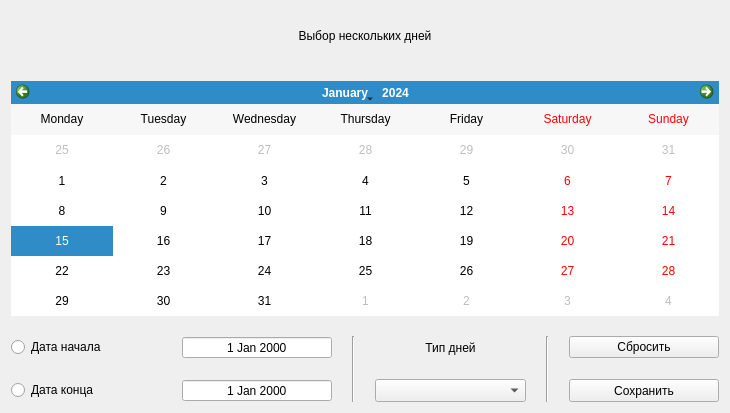
<?xml version="1.0" encoding="UTF-8"?>
<ui version="4.0">
 <class>SeveralDaysWindow</class>
 <widget class="QWidget" name="SeveralDaysWindow">
  <property name="windowModality">
   <enum>Qt::ApplicationModal</enum>
  </property>
  <property name="geometry">
   <rect>
    <x>0</x>
    <y>0</y>
    <width>730</width>
    <height>413</height>
   </rect>
  </property>
  <property name="windowTitle">
   <string>Несколько дней</string>
  </property>
  <layout class="QVBoxLayout" name="verticalLayout">
   <property name="spacing">
    <number>20</number>
   </property>
   <item>
    <widget class="QLabel" name="StepInfoLabel">
     <property name="sizePolicy">
      <sizepolicy hsizetype="Preferred" vsizetype="Minimum">
       <horstretch>0</horstretch>
       <verstretch>0</verstretch>
      </sizepolicy>
     </property>
     <property name="minimumSize">
      <size>
       <width>0</width>
       <height>50</height>
      </size>
     </property>
     <property name="text">
      <string>Выбор нескольких дней</string>
     </property>
     <property name="alignment">
      <set>Qt::AlignCenter</set>
     </property>
    </widget>
   </item>
   <item>
    <widget class="QCalendarWidget" name="DaysCalendar">
     <property name="horizontalHeaderFormat">
      <enum>QCalendarWidget::LongDayNames</enum>
     </property>
     <property name="verticalHeaderFormat">
      <enum>QCalendarWidget::NoVerticalHeader</enum>
     </property>
     <property name="navigationBarVisible">
      <bool>true</bool>
     </property>
     <property name="dateEditEnabled">
      <bool>false</bool>
     </property>
    </widget>
   </item>
   <item>
    <layout class="QGridLayout" name="gridLayout">
     <item row="2" column="5">
      <widget class="QPushButton" name="SaveButton">
       <property name="sizePolicy">
        <sizepolicy hsizetype="Minimum" vsizetype="Minimum">
         <horstretch>0</horstretch>
         <verstretch>0</verstretch>
        </sizepolicy>
       </property>
       <property name="text">
        <string>Сохранить</string>
       </property>
      </widget>
     </item>
     <item row="1" column="5">
      <widget class="QPushButton" name="ResetButton">
       <property name="text">
        <string>Сбросить</string>
       </property>
      </widget>
     </item>
     <item row="1" column="0">
      <widget class="QRadioButton" name="StartDateRButton">
       <property name="text">
        <string>Дата начала</string>
       </property>
      </widget>
     </item>
     <item row="2" column="0">
      <widget class="QRadioButton" name="EndDateRButton">
       <property name="text">
        <string>Дата конца</string>
       </property>
      </widget>
     </item>
     <item row="1" column="3">
      <widget class="QLabel" name="TypeDaysLabel">
       <property name="text">
        <string>Тип дней</string>
       </property>
       <property name="alignment">
        <set>Qt::AlignCenter</set>
       </property>
      </widget>
     </item>
     <item row="2" column="1">
      <widget class="QDateEdit" name="DateEndEdit">
       <property name="alignment">
        <set>Qt::AlignCenter</set>
       </property>
       <property name="buttonSymbols">
        <enum>QAbstractSpinBox::NoButtons</enum>
       </property>
      </widget>
     </item>
     <item row="1" column="2" rowspan="2">
      <widget class="Line" name="line">
       <property name="orientation">
        <enum>Qt::Vertical</enum>
       </property>
      </widget>
     </item>
     <item row="2" column="3">
      <widget class="QComboBox" name="TypeDaysCBox">
       <property name="sizePolicy">
        <sizepolicy hsizetype="Preferred" vsizetype="Minimum">
         <horstretch>0</horstretch>
         <verstretch>0</verstretch>
        </sizepolicy>
       </property>
      </widget>
     </item>
     <item row="1" column="4" rowspan="2">
      <widget class="Line" name="line_2">
       <property name="orientation">
        <enum>Qt::Vertical</enum>
       </property>
      </widget>
     </item>
     <item row="1" column="1">
      <widget class="QDateEdit" name="DateStartEdit">
       <property name="alignment">
        <set>Qt::AlignCenter</set>
       </property>
       <property name="buttonSymbols">
        <enum>QAbstractSpinBox::NoButtons</enum>
       </property>
      </widget>
     </item>
    </layout>
   </item>
  </layout>
 </widget>
 <resources/>
 <connections/>
</ui>
